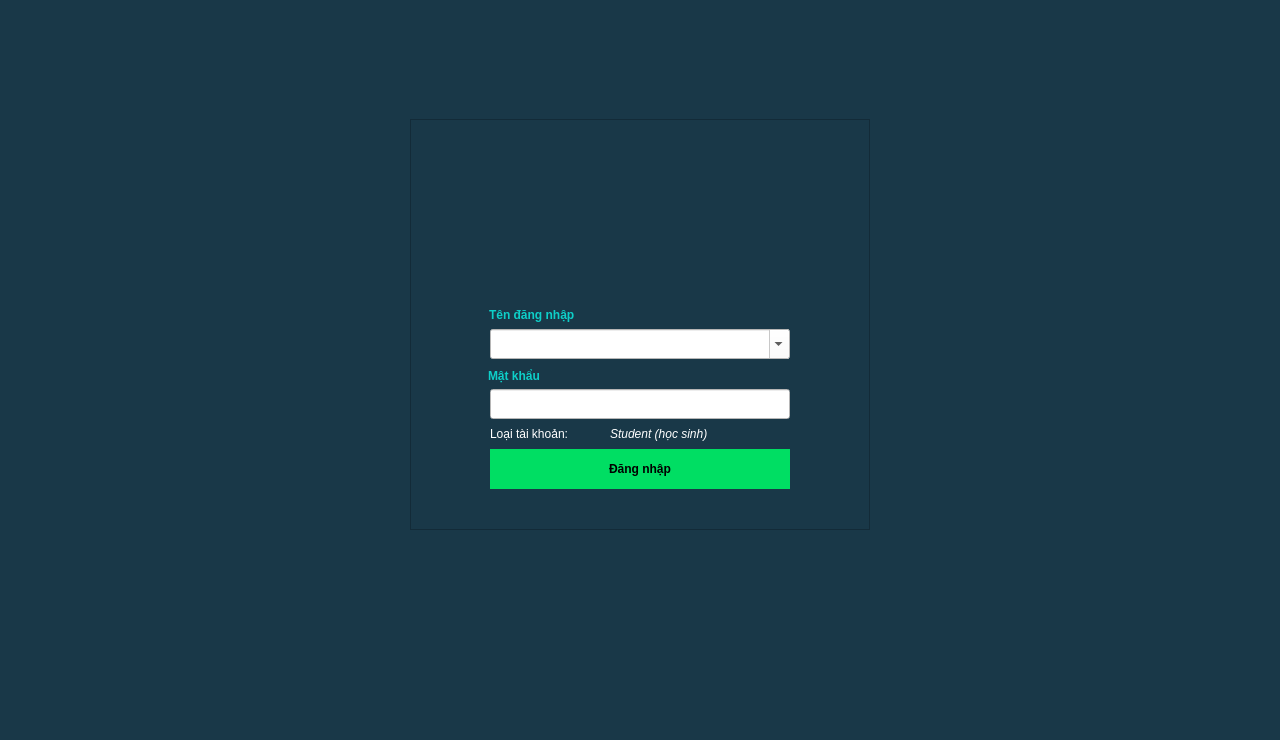
<?xml version="1.0" encoding="UTF-8"?>
<ui version="4.0">
 <class>VFormLogin</class>
 <widget class="QWidget" name="VFormLogin">
  <property name="windowModality">
   <enum>Qt::WindowModal</enum>
  </property>
  <property name="geometry">
   <rect>
    <x>0</x>
    <y>0</y>
    <width>1280</width>
    <height>740</height>
   </rect>
  </property>
  <property name="windowTitle">
   <string>STEMe-Đăng nhập</string>
  </property>
  <property name="windowIcon">
   <iconset resource="../image.qrc">
    <normaloff>:/image/Steme_icon.ico</normaloff>:/image/Steme_icon.ico</iconset>
  </property>
  <property name="styleSheet">
   <string notr="true">background-color: #132635;
background-color: #193848;
</string>
  </property>
  <widget class="QFrame" name="frame">
   <property name="geometry">
    <rect>
     <x>410</x>
     <y>119</y>
     <width>460</width>
     <height>411</height>
    </rect>
   </property>
   <property name="styleSheet">
    <string notr="true">background-color: #193848;</string>
   </property>
   <property name="frameShape">
    <enum>QFrame::StyledPanel</enum>
   </property>
   <property name="frameShadow">
    <enum>QFrame::Raised</enum>
   </property>
   <widget class="QPushButton" name="pushButton_Login">
    <property name="geometry">
     <rect>
      <x>80</x>
      <y>330</y>
      <width>300</width>
      <height>40</height>
     </rect>
    </property>
    <property name="font">
     <font>
      <weight>75</weight>
      <bold>true</bold>
     </font>
    </property>
    <property name="autoFillBackground">
     <bool>false</bool>
    </property>
    <property name="styleSheet">
     <string notr="true">border: none;
background-color: rgb(0, 222, 99);</string>
    </property>
    <property name="text">
     <string>Đăng nhập</string>
    </property>
    <property name="iconSize">
     <size>
      <width>100</width>
      <height>20</height>
     </size>
    </property>
    <property name="shortcut">
     <string>Enter</string>
    </property>
    <property name="checkable">
     <bool>false</bool>
    </property>
    <property name="checked">
     <bool>false</bool>
    </property>
    <property name="autoDefault">
     <bool>true</bool>
    </property>
    <property name="default">
     <bool>false</bool>
    </property>
   </widget>
   <widget class="QLabel" name="label_2">
    <property name="geometry">
     <rect>
      <x>78</x>
      <y>246</y>
      <width>111</width>
      <height>22</height>
     </rect>
    </property>
    <property name="font">
     <font>
      <weight>75</weight>
      <bold>true</bold>
     </font>
    </property>
    <property name="styleSheet">
     <string notr="true">color: rgb(13, 207, 200);</string>
    </property>
    <property name="text">
     <string>Mật khẩu</string>
    </property>
   </widget>
   <widget class="QLineEdit" name="lineEdit_Password">
    <property name="geometry">
     <rect>
      <x>80</x>
      <y>270</y>
      <width>300</width>
      <height>30</height>
     </rect>
    </property>
    <property name="font">
     <font>
      <weight>50</weight>
      <bold>false</bold>
     </font>
    </property>
    <property name="acceptDrops">
     <bool>true</bool>
    </property>
    <property name="autoFillBackground">
     <bool>false</bool>
    </property>
    <property name="styleSheet">
     <string notr="true">background-color: rgb(255, 255, 255);</string>
    </property>
    <property name="text">
     <string extracomment="Mật khẩu"/>
    </property>
    <property name="frame">
     <bool>true</bool>
    </property>
    <property name="echoMode">
     <enum>QLineEdit::Password</enum>
    </property>
   </widget>
   <widget class="QLabel" name="label_3">
    <property name="geometry">
     <rect>
      <x>80</x>
      <y>304</y>
      <width>111</width>
      <height>22</height>
     </rect>
    </property>
    <property name="font">
     <font>
      <weight>50</weight>
      <italic>false</italic>
      <bold>false</bold>
     </font>
    </property>
    <property name="styleSheet">
     <string notr="true">color: rgb(255, 255, 255);</string>
    </property>
    <property name="text">
     <string>Loại tài khoản:</string>
    </property>
   </widget>
   <widget class="QLabel" name="label_accountType">
    <property name="geometry">
     <rect>
      <x>200</x>
      <y>304</y>
      <width>171</width>
      <height>22</height>
     </rect>
    </property>
    <property name="font">
     <font>
      <weight>50</weight>
      <italic>true</italic>
      <bold>false</bold>
     </font>
    </property>
    <property name="styleSheet">
     <string notr="true">color: rgb(255,255, 255);</string>
    </property>
    <property name="text">
     <string>Student (học sinh)</string>
    </property>
   </widget>
   <widget class="QFrame" name="frame_2">
    <property name="geometry">
     <rect>
      <x>50</x>
      <y>170</y>
      <width>361</width>
      <height>80</height>
     </rect>
    </property>
    <property name="styleSheet">
     <string notr="true">background-color: #193848;</string>
    </property>
    <property name="frameShape">
     <enum>QFrame::NoFrame</enum>
    </property>
    <property name="frameShadow">
     <enum>QFrame::Raised</enum>
    </property>
    <widget class="QLabel" name="label">
     <property name="geometry">
      <rect>
       <x>29</x>
       <y>15</y>
       <width>161</width>
       <height>22</height>
      </rect>
     </property>
     <property name="font">
      <font>
       <weight>75</weight>
       <bold>true</bold>
      </font>
     </property>
     <property name="styleSheet">
      <string notr="true">color: rgb(13, 207, 200);</string>
     </property>
     <property name="text">
      <string>Tên đăng nhập</string>
     </property>
    </widget>
    <widget class="QComboBox" name="comboBox_Account">
     <property name="enabled">
      <bool>true</bool>
     </property>
     <property name="geometry">
      <rect>
       <x>30</x>
       <y>40</y>
       <width>300</width>
       <height>30</height>
      </rect>
     </property>
     <property name="font">
      <font>
       <pointsize>12</pointsize>
       <weight>75</weight>
       <italic>true</italic>
       <bold>true</bold>
       <kerning>true</kerning>
      </font>
     </property>
     <property name="styleSheet">
      <string notr="true">QComboBox {
    color: rgb(255, 255, 255);
   background-color: rgb(255, 255, 255);
}
QComboBox::editable {
   color: rgb(0, 0, 0);
    background: white;
}
</string>
     </property>
     <property name="editable">
      <bool>true</bool>
     </property>
     <property name="frame">
      <bool>true</bool>
     </property>
    </widget>
   </widget>
  </widget>
  <widget class="QGraphicsView" name="graphicsView">
   <property name="geometry">
    <rect>
     <x>488</x>
     <y>140</y>
     <width>300</width>
     <height>150</height>
    </rect>
   </property>
   <property name="styleSheet">
    <string notr="true">background-image: url(:/image/LogginLogoBig.png);</string>
   </property>
   <property name="frameShape">
    <enum>QFrame::NoFrame</enum>
   </property>
  </widget>
 </widget>
 <tabstops>
  <tabstop>comboBox_Account</tabstop>
  <tabstop>lineEdit_Password</tabstop>
  <tabstop>pushButton_Login</tabstop>
  <tabstop>graphicsView</tabstop>
 </tabstops>
 <resources>
  <include location="../image.qrc"/>
 </resources>
 <connections/>
</ui>
